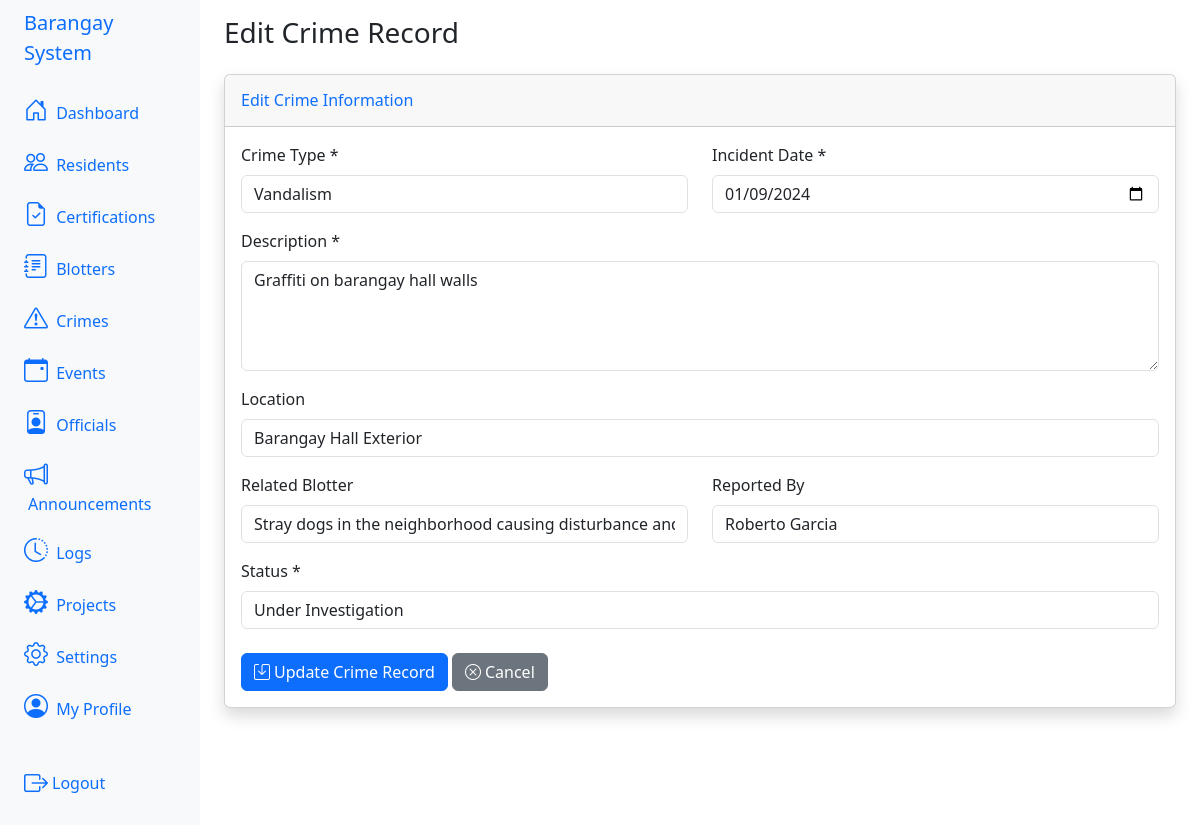
/index.php?action=crimes&sub=edit&id=5 (signed in), run on the app's committed database.
### tables this page shows
CREATE TABLE IF NOT EXISTS `tbl_crime_records` (
  `id` int NOT NULL AUTO_INCREMENT,
  `blotter_id` int DEFAULT NULL,
  `crime_type` varchar(255) NOT NULL,
  `description` text NOT NULL,
  `incident_date` date NOT NULL,
  `location` text,
  `status` enum('reported','under_investigation','resolved') DEFAULT 'reported',
  `resolution_notes` text,
  `reported_by` int DEFAULT NULL,
  `created_at` timestamp NULL DEFAULT CURRENT_TIMESTAMP,
  PRIMARY KEY (`id`),
  KEY `blotter_id` (`blotter_id`),
  KEY `reported_by` (`reported_by`),
  CONSTRAINT `tbl_crime_records_ibfk_1` FOREIGN KEY (`blotter_id`) REFERENCES `tbl_blotters` (`id`) ON DELETE SET NULL,
  CONSTRAINT `tbl_crime_records_ibfk_2` FOREIGN KEY (`reported_by`) REFERENCES `tbl_residents` (`id`) ON DELETE SET NULL
);

CREATE TABLE IF NOT EXISTS `tbl_blotters` (
  `id` int NOT NULL AUTO_INCREMENT,
  `complainant_id` int NOT NULL,
  `respondent_id` int DEFAULT NULL,
  `description` text NOT NULL,
  `incident_date` date NOT NULL,
  `status` enum('open','settled','escalated') DEFAULT 'open',
  `resolution` text,
  `created_at` timestamp NULL DEFAULT CURRENT_TIMESTAMP,
  PRIMARY KEY (`id`),
  KEY `complainant_id` (`complainant_id`),
  KEY `respondent_id` (`respondent_id`),
  CONSTRAINT `tbl_blotters_ibfk_1` FOREIGN KEY (`complainant_id`) REFERENCES `tbl_residents` (`id`) ON DELETE CASCADE,
  CONSTRAINT `tbl_blotters_ibfk_2` FOREIGN KEY (`respondent_id`) REFERENCES `tbl_residents` (`id`) ON DELETE SET NULL
);

CREATE TABLE IF NOT EXISTS `tbl_residents` (
  `id` int NOT NULL AUTO_INCREMENT,
  `user_id` int DEFAULT NULL,
  `full_name` varchar(255) NOT NULL,
  `address` text NOT NULL,
  `birthdate` date NOT NULL,
  `gender` enum('male','female','other') NOT NULL,
  `contact_number` varchar(50) DEFAULT NULL,
  `occupation` varchar(255) DEFAULT NULL,
  `civil_status` enum('single','married','widowed','divorced') NOT NULL,
  `created_at` timestamp NULL DEFAULT CURRENT_TIMESTAMP,
  `updated_at` timestamp NULL DEFAULT CURRENT_TIMESTAMP ON UPDATE CURRENT_TIMESTAMP,
  PRIMARY KEY (`id`),
  KEY `user_id` (`user_id`),
  CONSTRAINT `tbl_residents_ibfk_1` FOREIGN KEY (`user_id`) REFERENCES `tbl_users` (`id`) ON DELETE SET NULL
);

### app/views/crime/edit_crime.php (the view, shortened to what this page needs)
<?php
$old = $_SESSION['old'] ?? $crime ?? [];
?>
<div class="container-fluid">
  <h1 class="h3 mb-4 text-gray-800">Edit Crime Record</h1>
  <div class="card shadow">
    <div class="card-header py-3">
      <h6 class="m-0 font-weight-bold text-primary">Edit Crime Information</h6>
    </div>
    <div class="card-body">
      <form action="index.php?action=crimes&sub=update&id=<?php echo $crime['id']; ?>" method="POST">
        <div class="row">
          <div class="col-md-6 mb-3">
            <label for="crime_type" class="form-label">Crime Type *</label>
            <input type="text" class="form-control" id="crime_type" name="crime_type"
              value="<?php echo htmlspecialchars($old['crime_type'] ?? ''); ?>" required>
          </div>
          <div class="col-md-6 mb-3">
            <label for="incident_date" class="form-label">Incident Date *</label>
            <input type="date" class="form-control" id="incident_date" name="incident_date"
              value="<?php echo htmlspecialchars($old['incident_date'] ?? ''); ?>" required>
          </div>
        </div>
        <div class="mb-3">
          <label for="description" class="form-label">Description *</label>
          <textarea class="form-control" id="description" name="description" rows="4" required><?php echo htmlspecialchars($old['description'] ?? ''); ?></textarea>
        </div>
        <div class="mb-3">
          <label for="location" class="form-label">Location</label>
          <input type="text" class="form-control" id="location" name="location"
            value="<?php echo htmlspecialchars($old['location'] ?? ''); ?>">
        </div>
        <div class="row">
          <div class="col-md-6 mb-3">
            <label for="blotter_id" class="form-label">Related Blotter</label>
            <select class="form-control" id="blotter_id" name="blotter_id">
              <?php foreach ($blotters as $blotter): ?>
                <option value="<?php echo $blotter['id']; ?>"
                  <?php echo ($old['blotter_id'] ?? '') == $blotter['id'] ? 'selected' : ''; ?>>
                  <?php echo htmlspecialchars($blotter['description']); ?>
                </option>
              <?php endforeach; ?>
            </select>
          </div>
          <div class="col-md-6 mb-3">
            <label for="reported_by" class="form-label">Reported By</label>
            <select class="form-control" id="reported_by" name="reported_by">
              <?php foreach ($residents as $resident): ?>
                <option value="<?php echo $resident['id']; ?>"
                  <?php echo ($old['reported_by'] ?? '') == $resident['id'] ? 'selected' : ''; ?>>
                  <?php echo htmlspecialchars($resident['full_name']); ?>
                </option>
              <?php endforeach; ?>
            </select>
          </div>
        </div>
        <div class="mb-3">
          <label for="status" class="form-label">Status *</label>
          <select class="form-control" id="status" name="status" required>
            <option value="under_investigation" <?php echo ($old['status'] ?? '') == 'under_investigation' ? 'selected' : ''; ?>>Under Investigation</option>
          </select>
        </div>
        <div class="mt-4">
          <button type="submit" class="btn btn-primary">
            <i class="bi bi-save me-1"></i>Update Crime Record
          </button>
          <a href="index.php?action=crimes" class="btn btn-secondary">
            <i class="bi bi-x-circle me-1"></i>Cancel
          </a>
        </div>
      </form>
    </div>
  </div>
</div>

### data on the page
tbl_crime_records: crime_type "Vandalism", incident_date "01/09/2024", description "Graffiti on barangay hall walls", location "Barangay Hall Exterior", blotter_id "Stray dogs in the neighborhood causing disturbance and safety concerns.", reported_by "Roberto Garcia", status "Under Investigation"
